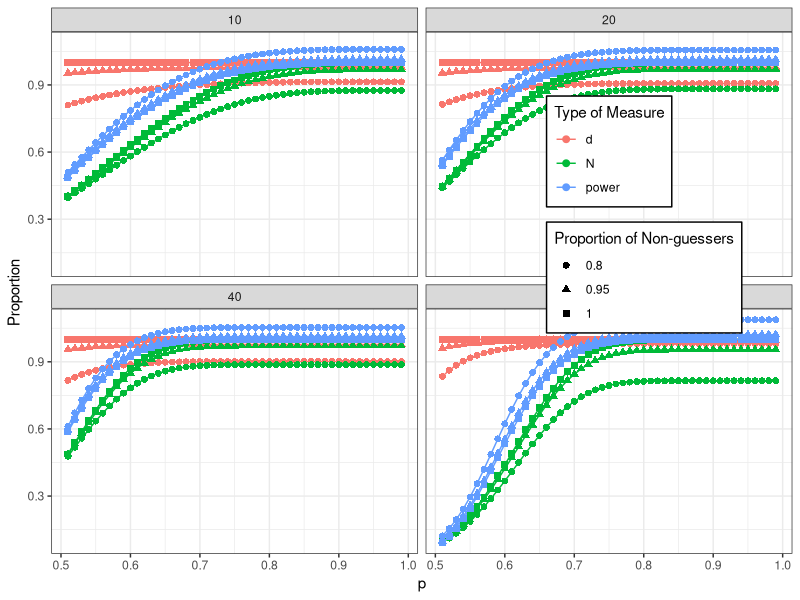
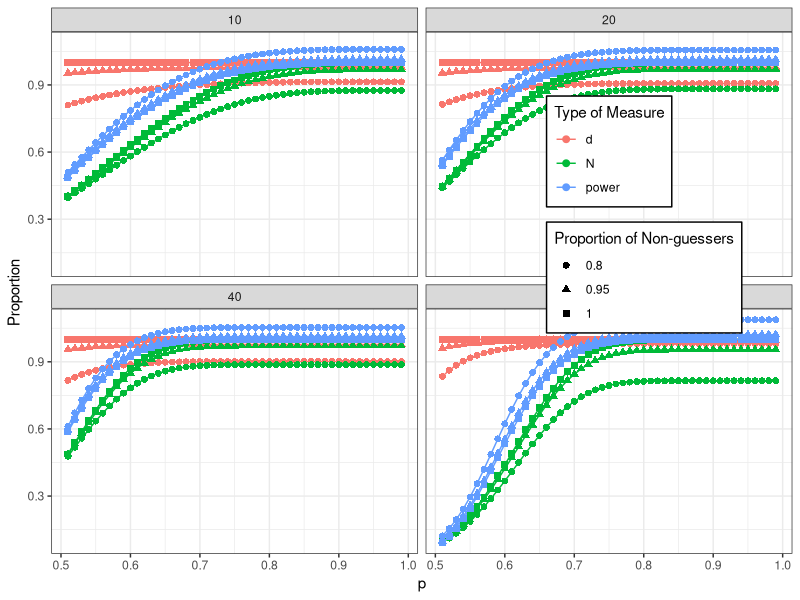

Generate these figures, in order, with R:
### Effects of outlier exclusion due to accuracy on participant numbers and effect size
#     Copyright (C) 2023  Leonardo Jost
# 
# This program is free software: you can redistribute it and/or modify
# it under the terms of the GNU General Public License as published by
# the Free Software Foundation, either version 3 of the License, or
# (at your option) any later version.
# 
# This program is distributed in the hope that it will be useful,
# but WITHOUT ANY WARRANTY; without even the implied warranty of
# MERCHANTABILITY or FITNESS FOR A PARTICULAR PURPOSE.  See the
# GNU General Public License for more details.
# 
# You should have received a copy of the GNU General Public License
# along with this program.  If not, see <https://www.gnu.org/licenses/>.

library(pwr)
library(ggplot2)

#function to calculate effects
#n - number of trials
#p - probability to solve trials
#c - chance level
#x - proportion of non-guessers
#e - exclusion level (typically chance level)
calculateNewEffects=function(n,p,c,g,e=c){
  #calculate the number of persons performing above chance level
  Nsolvers=c(t((1-pbinom(n*e,n,p))%*%t(g))) #these depend on p (vector) -> convert matrix to vector
  Nguessers=rep((1-pbinom(n*e,n,c))*(1-g),length(p))  #these do not depend on p (no vector) -> repeat to same length
  #calculate new values
  Nnew=Nsolvers+Nguessers #new number of persons after exclusion
  gn=Nsolvers/Nnew #new proportion of non-guessers
  #calculate number of participants necessary for power of .8 in original sample
  NOriginal=rep(0,length(g))
  for(i in 1:length(g)){
    NOriginal[i]=pwr.t.test(power=0.8,d=g[i],type="two.sample",alternative="two.sided")$n
  }
  #new power
  powerNew=pwr.t.test(n=NOriginal*Nnew,d=gn,type="two.sample",alternative="two.sided")$power/0.8
  #data frame for saving (3 values for each p/x combination)
  dataframe=data.frame(numberOfTrials=n,
                       p=rep(p,3,each=length(g)),
                       proportionNonGuessers=as.factor(rep(g,3*length(p))),
                       type=rep(c("N","d","power"),each=length(p)*length(g)),
                       value=c(Nnew,gn,powerNew))
  return(dataframe)
}
p=0.5+c(1:49)/100 #probability to solve tasks
c=0.5 #chance level
g=c(0.8,0.95,1) #proportion of non-guessers
dat10=calculateNewEffects(10,p,c,g)
dat20=calculateNewEffects(20,p,c,g)
dat40=calculateNewEffects(40,p,c,g)
dat406=calculateNewEffects(40,p,c,g,0.6)
dat406$numberOfTrials="40-0.6"
datFull=rbind(dat10,dat20,dat40,dat406)


ggplot(datFull,aes(x=p,y=value,color=type,shape=proportionNonGuessers)) +
  stat_summary(na.rm=TRUE, fun=mean, geom="line") +
  stat_summary(na.rm=TRUE, fun=mean, geom="point", size=2) +
  facet_wrap(~numberOfTrials) + 
  labs(y="Proportion", x="p", shape="Proportion of Non-guessers", color="Type of Measure") +
  #geom_hline(yintercept=0.8) +
  theme_bw()+theme(legend.position = c(0.8,0.65), legend.background = element_rect(fill="white",linewidth=0.5,linetype="solid",color="black"))
ggsave("figs/powerComparison.png",width=2000, height=2000,unit="px",dpi=200)
